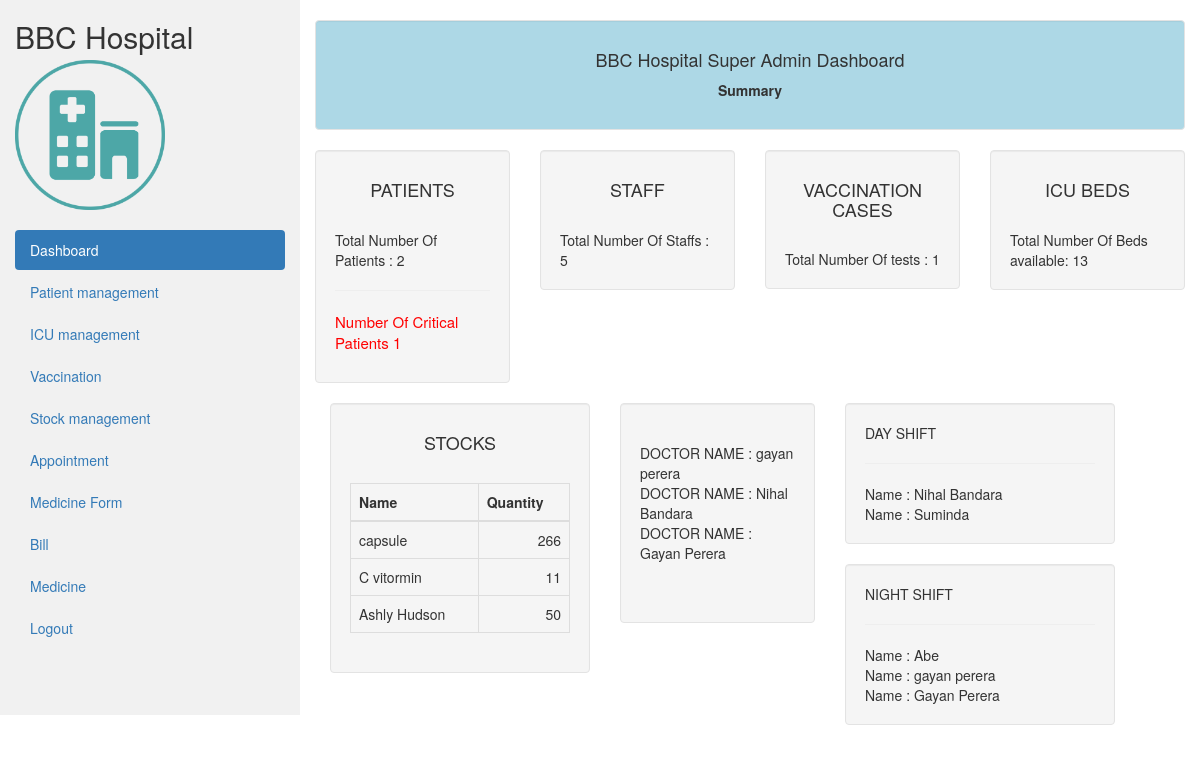
The app's page /Admin/adminDash.php with its own data.
### tables this page shows
CREATE TABLE `stock` (
  `id` varchar(30) NOT NULL,
  `name` varchar(30) NOT NULL,
  `category` varchar(30) NOT NULL,
  `brand` varchar(30) NOT NULL,
  `quantity` varchar(30) NOT NULL
);

CREATE TABLE `staff` (
  `id_number` varchar(20) NOT NULL,
  `full_name` varchar(20) NOT NULL,
  `job_role` varchar(20) NOT NULL,
  `age` int(11) NOT NULL,
  `home_address` varchar(20) NOT NULL,
  `telephone_number` varchar(20) NOT NULL,
  `duty_shift` varchar(20) NOT NULL
);

### Admin/adminDash.php (the view, shortened to what this page needs)
<?php
 @include'../config.php';
?>
<!DOCTYPE html>
<html lang="en">
    <head>
        <link rel="stylesheet" href="https://maxcdn.bootstrapcdn.com/bootstrap/3.4.1/css/bootstrap.min.css">
        <link res="stylesheet" href="adminDash.css">
        <link rel="stylesheet" href="http://maxcdn.bootstrapcdn.com/font-awesome/4.2.0/css/font-awesome.min.css">
        <link rel="stylesheet" href="http://maxcdn.bootstrapcdn.com/font-awesome/4.2.0/css/font-awesome.min.css">
        <link rel="stylesheet" href="footer.css">
    </head>
    <body>
        <div class="container-fluid">
            <div class="row content">
                <div class="col-sm-3 sidenav hidden-xs">
                    <h2>BBC Hospital</h2><br><br>
                    <img style="width:150px; height:150px ;margin-top:-43px ;" src="../Images\logo3.png">
                    <ul class="nav nav-pills nav-stacked">
                     <br><li class="active"><a href="#">Dashboard</a></li>
                        <li><a href="../Admin\Patient\patient.php">Patient management</a></li>
                        <li><a href="../Admin\ICU\icu.php">ICU management</a></li>
                        <li><a href="../Admin\Vaccination\testing.php">Vaccination</a></li>
                        <li><a href="../Admin\Stock\stock.php">Stock management</a></li>
                        <li><a href="../Admin\Appointment\Appoint.php">Appointment</a></li>
                        <li><a href="../Admin\bill\form.php">Medicine Form</a></li>
                        <li><a href="../Admin\bill\bill.php">Bill</a></li>
                        <li><a href="../Admin\Medicine/Medicine.php">Medicine</a></li>
                        <li><a href="../login/login.html" id="logout">Logout</a></li>
                    </ul><br>
                </div>
                <br>
                <div class="col-sm-9">
                    <div class="well" id="dashco">
                        <h4>BBC Hospital Super Admin Dashboard</h4>
                        <p>Summary</p>
                    </div>
                    <div class="row">
                    <div class="col-sm-3">
                        <div class="well">
                            <h4 style="text-align:center;">PATIENTS</h4><br>
                            <?php
                              $sql = "SELECT * FROM patients";
                              if ($result=mysqli_query($conn,$sql)) {
                                $rowcount=mysqli_num_rows($result);
                              echo "Total Number Of Patients : ".$rowcount;
                            }?>
                            <br>
                            <?php
                              $sql1 = "SELECT * FROM patients where patient_state = 'critical' ";
                              if ($result=mysqli_query($conn,$sql1)) {
                                $rowcount1=mysqli_num_rows($result);
                                 echo"<hr>";
                                 echo "<p style='color:red;font-size:15px;'>Number Of Critical Patients  $rowcount1</p> ";
                              }
                          ?>
                        </div>
                    </div>
                    <div class="col-sm-3">
                        <div class="well">
                            <h4 style="text-align:center;">STAFF</h4><br>
                            <?php
                              $sql = "SELECT * FROM staff";
                              if ($result=mysqli_query($conn,$sql)) {
                             $rowcount=mysqli_num_rows($result);
                               echo "Total Number Of Staffs : ".$rowcount;
                              }?>
                            <br />
                        </div>
                    </div>
                    <div class="col-sm-3">
                        <div class="well">
                            <h4 style="text-align:center;"> VACCINATION CASES</h4><br>
                            <?php
                                $sql = "SELECT * FROM testing";
                                if ($result=mysqli_query($conn,$sql)) {
                                $rowcount=mysqli_num_rows($result);
                                 echo "Total Number Of tests : ".$rowcount;
                            }?>
                        </div>
                    </div>
                    <div class="col-sm-3">
                        <div class="well">
                            <h4 style="text-align:center;">ICU BEDS</h4><br>
                            <?php
                                $sql = "SELECT * FROM icu";
                                if ($result=mysqli_query($conn,$sql)) {
                                $rowcount=mysqli_num_rows($result);
                                $count=15- $rowcount;
                                 echo "Total Number Of Beds available: ".$count;
                            }?>
                        </div>
                    </div>
                </div>
                <div class="col-sm-4">
                    <div class="well">
                        <h4 style="text-align:center;"> STOCKS</h4><br>
                        <?php
                            $query = "SELECT name, quantity FROM stock";
                            $result = mysqli_query($conn, $query);
                            $medicineData = array();
                            while ($row = mysqli_fetch_assoc($result)) {
                                $medicineData[] = $row;
                            }
                        ?>
                        <table class="table table-bordered">
                            <thead>
                            <tr>
                                <th>Name</th>
                                <th>Quantity</th>
                            </tr>
                            </thead>
                            <tbody>
                                <?php
                            foreach ($medicineData as $medicine) {
                                                            echo '<tr>';
                                                            echo '<td >' . $medicine['name'] . '</td>';
                                                            echo '<td align="right" >' . $medicine['quantity'] . '</td>';
                                                            echo '</tr>';
                                                        }
                            ?>
                            </tbody>
                      </table>
                    </div >
                </div>
                <div class="row">
                    <div class="col-sm-3">
                        <div class="well"><br>
                            <?php
                                $sql1 = "SELECT full_name FROM staff where job_role='doctor'  ";
                                $result = $conn->query($sql1);
                                while($row = $result->fetch_assoc()) {
                                 echo "DOCTOR NAME  :  " . $row["full_name"]. "<br>";
                                }
                            ?>
                 <br><br>
                        </div>
                    </div>
                    <div class="col-sm-4">
                        <div class="well">
                            <?php
                                echo "DAY SHIFT <br> <hr>";
                                $sql1 = "SELECT full_name FROM staff where duty_shift='day' ";
                                $result = $conn->query($sql1);
                                while($row = $result->fetch_assoc()) {
                                 echo "Name  : " . $row["full_name"]. "<br>";
                            }
                            ?>
                        </div>
                    </div>
                    <div class="col-sm-4">
                        <div class="well">
                            <?php
                                echo "NIGHT SHIFT <br> <hr>";
                                $sql1 = "SELECT full_name FROM staff where duty_shift='night' ";
                                $result = $conn->query($sql1);
                                while($row = $result->fetch_assoc()) {
                                 echo "Name  : " . $row["full_name"]. "<br>";
                            }
                            ?>
                        </div>
                    </div>
                </div>
                </div>
            </div>
        </div>
        <br><br>
    </body>
</html>

### Admin/adminDash.php (style rules this page uses)
.row.content { height: 550px }
.sidenav { background-color: #f1f1f1; height: 130%; }
#dashco { background-color: #ADD8E6; text-align: center; font-weight: bold; }
.well { cursor:pointerr; }

### records on screen
stock: name "capsule", quantity "266"
stock: name "C vitormin", quantity "11"
stock: name "Ashly Hudson", quantity "50"
staff: full_name "gayan perera"
staff: full_name "Nihal Bandara"
staff: full_name "Gayan Perera"
staff: full_name "Suminda"
staff: full_name "Abe"

### other values on screen
$rowcount "2"
$rowcount1 "1"
$rowcount "5"
$rowcount "1"
$count "13"
